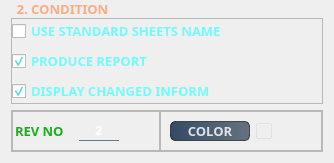
                           <widget class="QGroupBox" name="groupBox_4">
                            <property name="maximumSize">
                             <size>
                              <width>360</width>
                              <height>16777215</height>
                             </size>
                            </property>
                            <property name="font">
                             <font>
                              <family>맑은 고딕</family>
                              <pointsize>10</pointsize>
                              <weight>75</weight>
                              <bold>true</bold>
                             </font>
                            </property>
                            <property name="styleSheet">
                             <string notr="true">QGroupBox {
     margin-top: 7px;  /* &lt;- Adds space for title to exist above border */
	border:none;
}

QGroupBox::title {  
     subcontrol-origin: margin;  /* &lt;- Explicitly define or will be set to padding */
     subcontrol-position: top left;  
     margin-left: 10px;
     margin-right: 10px;
     left: 5px;
	color: rgb(255, 170, 127);
}</string>
                            </property>
                            <property name="title">
                             <string>2. CONDITION</string>
                            </property>
                            <property name="alignment">
                             <set>Qt::AlignLeading|Qt::AlignLeft|Qt::AlignVCenter</set>
                            </property>
                            <layout class="QVBoxLayout" name="verticalLayout_11">
                             <item>
                              <widget class="QFrame" name="frame_50">
                               <property name="frameShape">
                                <enum>QFrame::StyledPanel</enum>
                               </property>
                               <property name="frameShadow">
                                <enum>QFrame::Raised</enum>
                               </property>
                               <layout class="QVBoxLayout" name="verticalLayout_9">
                                <property name="spacing">
                                 <number>6</number>
                                </property>
                                <property name="leftMargin">
                                 <number>0</number>
                                </property>
                                <property name="topMargin">
                                 <number>0</number>
                                </property>
                                <property name="rightMargin">
                                 <number>0</number>
                                </property>
                                <property name="bottomMargin">
                                 <number>0</number>
                                </property>
                                <item>
                                 <widget class="QCheckBox" name="checkBox_3">
                                  <property name="font">
                                   <font>
                                    <family>맑은 고딕</family>
                                    <pointsize>10</pointsize>
                                    <weight>75</weight>
                                    <bold>true</bold>
                                   </font>
                                  </property>
                                  <property name="styleSheet">
                                   <string notr="true">color:rgba(85, 255, 255,  210);</string>
                                  </property>
                                  <property name="text">
                                   <string>USE STANDARD SHEETS NAME</string>
                                  </property>
                                 </widget>
                                </item>
                                <item>
                                 <widget class="QCheckBox" name="checkBox_2">
                                  <property name="font">
                                   <font>
                                    <family>맑은 고딕</family>
                                    <pointsize>10</pointsize>
                                    <weight>75</weight>
                                    <bold>true</bold>
                                   </font>
                                  </property>
                                  <property name="toolTip">
                                   <string>Produce Report for Changed Item</string>
                                  </property>
                                  <property name="styleSheet">
                                   <string notr="true">color:rgba(85, 255, 255,  210);</string>
                                  </property>
                                  <property name="text">
                                   <string>PRODUCE REPORT</string>
                                  </property>
                                  <property name="checked">
                                   <bool>true</bool>
                                  </property>
                                 </widget>
                                </item>
                                <item>
                                 <widget class="QCheckBox" name="checkBox_6">
                                  <property name="font">
                                   <font>
                                    <family>맑은 고딕</family>
                                    <pointsize>10</pointsize>
                                    <weight>75</weight>
                                    <bold>true</bold>
                                   </font>
                                  </property>
                                  <property name="toolTip">
                                   <string>Produce Report for Changed Item</string>
                                  </property>
                                  <property name="styleSheet">
                                   <string notr="true">color:rgba(85, 255, 255,  210);</string>
                                  </property>
                                  <property name="text">
                                   <string>DISPLAY CHANGED INFORM</string>
                                  </property>
                                  <property name="checked">
                                   <bool>true</bool>
                                  </property>
                                 </widget>
                                </item>
                               </layout>
                              </widget>
                             </item>
                             <item>
                              <widget class="QFrame" name="frame_49">
                               <property name="frameShape">
                                <enum>QFrame::StyledPanel</enum>
                               </property>
                               <property name="frameShadow">
                                <enum>QFrame::Raised</enum>
                               </property>
                               <layout class="QHBoxLayout" name="horizontalLayout_22">
                                <property name="spacing">
                                 <number>0</number>
                                </property>
                                <property name="leftMargin">
                                 <number>0</number>
                                </property>
                                <property name="topMargin">
                                 <number>0</number>
                                </property>
                                <property name="rightMargin">
                                 <number>0</number>
                                </property>
                                <property name="bottomMargin">
                                 <number>0</number>
                                </property>
                                <item>
                                 <widget class="QFrame" name="frame_48">
                                  <property name="baseSize">
                                   <size>
                                    <width>0</width>
                                    <height>0</height>
                                   </size>
                                  </property>
                                  <property name="frameShape">
                                   <enum>QFrame::StyledPanel</enum>
                                  </property>
                                  <property name="frameShadow">
                                   <enum>QFrame::Raised</enum>
                                  </property>
                                  <layout class="QHBoxLayout" name="horizontalLayout_21">
                                   <property name="leftMargin">
                                    <number>0</number>
                                   </property>
                                   <property name="topMargin">
                                    <number>0</number>
                                   </property>
                                   <property name="rightMargin">
                                    <number>0</number>
                                   </property>
                                   <property name="bottomMargin">
                                    <number>0</number>
                                   </property>
                                   <item>
                                    <widget class="QLineEdit" name="lineEdit_70">
                                     <property name="enabled">
                                      <bool>false</bool>
                                     </property>
                                     <property name="minimumSize">
                                      <size>
                                       <width>0</width>
                                       <height>0</height>
                                      </size>
                                     </property>
                                     <property name="maximumSize">
                                      <size>
                                       <width>60</width>
                                       <height>16777215</height>
                                      </size>
                                     </property>
                                     <property name="font">
                                      <font>
                                       <family>맑은 고딕</family>
                                       <pointsize>10</pointsize>
                                       <weight>75</weight>
                                       <bold>true</bold>
                                      </font>
                                     </property>
                                     <property name="styleSheet">
                                      <string notr="true">background-color:rgba(0, 0, 0, 0);
border:none;
color:rgba(0, 170, 0, 230);
</string>
                                     </property>
                                     <property name="text">
                                      <string>REV NO</string>
                                     </property>
                                     <property name="placeholderText">
                                      <string/>
                                     </property>
                                    </widget>
                                   </item>
                                   <item>
                                    <widget class="QLineEdit" name="lineEdit_71">
                                     <property name="minimumSize">
                                      <size>
                                       <width>16</width>
                                       <height>0</height>
                                      </size>
                                     </property>
                                     <property name="maximumSize">
                                      <size>
                                       <width>40</width>
                                       <height>16777215</height>
                                      </size>
                                     </property>
                                     <property name="font">
                                      <font>
                                       <family>맑은 고딕</family>
                                       <pointsize>10</pointsize>
                                       <weight>75</weight>
                                       <bold>true</bold>
                                      </font>
                                     </property>
                                     <property name="styleSheet">
                                      <string notr="true">background-color:rgba(0, 0, 0, 0);
border:none;
border-bottom:1px solid rgba(105, 118, 132, 255);
color:rgba(255, 255, 255, 230);
</string>
                                     </property>
                                     <property name="text">
                                      <string>2</string>
                                     </property>
                                     <property name="alignment">
                                      <set>Qt::AlignCenter</set>
                                     </property>
                                     <property name="placeholderText">
                                      <string/>
                                     </property>
                                    </widget>
                                   </item>
                                   <item>
                                    <spacer name="horizontalSpacer">
                                     <property name="orientation">
                                      <enum>Qt::Horizontal</enum>
                                     </property>
                                     <property name="sizeHint" stdset="0">
                                      <size>
                                       <width>40</width>
                                       <height>20</height>
                                      </size>
                                     </property>
                                    </spacer>
                                   </item>
                                  </layout>
                                 </widget>
                                </item>
                                <item>
                                 <widget class="QFrame" name="frame_44">
                                  <property name="minimumSize">
                                   <size>
                                    <width>120</width>
                                    <height>0</height>
                                   </size>
                                  </property>
                                  <property name="baseSize">
                                   <size>
                                    <width>0</width>
                                    <height>0</height>
                                   </size>
                                  </property>
                                  <property name="frameShape">
                                   <enum>QFrame::StyledPanel</enum>
                                  </property>
                                  <property name="frameShadow">
                                   <enum>QFrame::Raised</enum>
                                  </property>
                                  <layout class="QHBoxLayout" name="horizontalLayout_6">
                                   <item>
                                    <widget class="QPushButton" name="pushButton_33">
                                     <property name="minimumSize">
                                      <size>
                                       <width>80</width>
                                       <height>0</height>
                                      </size>
                                     </property>
                                     <property name="font">
                                      <font>
                                       <family>맑은 고딕</family>
                                       <pointsize>10</pointsize>
                                       <weight>75</weight>
                                       <bold>true</bold>
                                      </font>
                                     </property>
                                     <property name="styleSheet">
                                      <string notr="true">QPushButton#pushButton_33{	
	background-color: qlineargradient(spread:pad, x1:0, y1:0.505682, x2:1, y2:0.477, stop:0 rgba(20, 47, 78, 219), stop:1 rgba(85, 98, 112, 226));
	color:rgba(255, 255, 255, 210);
	border:1px solid rgba(0, 0, 0, 150);
	border-radius:5px;
}
QPushButton#pushButton_33:hover{	
	background-color: qlineargradient(spread:pad, x1:0, y1:0.505682, x2:1, y2:0.477, stop:0 rgba(40, 67, 98, 219), stop:1 rgba(105, 118, 132, 226));
}
QPushButton#pushButton_33:pressed{
	padding-left:3px;
	padding-top:3px;
	border-top:2px solid rgba(0, 0, 0, 150);
	border-left:2px solid rgba(0, 0, 0, 150);
	border-right:1px solid rgba(0, 0, 0, 150);
	border-bottom:1px solid rgba(0, 0, 0, 150);
	background-color:rgba(105, 118, 132, 200);
}
</string>
                                     </property>
                                     <property name="text">
                                      <string>COLOR</string>
                                     </property>
                                     <property name="icon">
                                      <iconset resource="icon_res.qrc">
                                       <normaloff>:/icons/icons/edit-2.svg</normaloff>:/icons/icons/edit-2.svg</iconset>
                                     </property>
                                    </widget>
                                   </item>
                                   <item>
                                    <widget class="QFrame" name="frame_45">
                                     <property name="minimumSize">
                                      <size>
                                       <width>16</width>
                                       <height>16</height>
                                      </size>
                                     </property>
                                     <property name="maximumSize">
                                      <size>
                                       <width>16</width>
                                       <height>16</height>
                                      </size>
                                     </property>
                                     <property name="styleSheet">
                                      <string notr="true">QFrame#frame_45{	
	border:1px solid rgba(217, 217, 217, 150);
	border-radius:2px;
}</string>
                                     </property>
                                     <property name="frameShape">
                                      <enum>QFrame::StyledPanel</enum>
                                     </property>
                                     <property name="frameShadow">
                                      <enum>QFrame::Raised</enum>
                                     </property>
                                    </widget>
                                   </item>
                                   <item>
                                    <spacer name="horizontalSpacer_2">
                                     <property name="orientation">
                                      <enum>Qt::Horizontal</enum>
                                     </property>
                                     <property name="sizeHint" stdset="0">
                                      <size>
                                       <width>40</width>
                                       <height>20</height>
                                      </size>
                                     </property>
                                    </spacer>
                                   </item>
                                  </layout>
                                 </widget>
                                </item>
                               </layout>
                              </widget>
                             </item>
                            </layout>
                           </widget>
